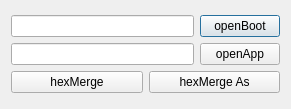
<?xml version="1.0" encoding="UTF-8"?>
<ui version="4.0">
 <class>Dialog</class>
 <widget class="QDialog" name="Dialog">
  <property name="geometry">
   <rect>
    <x>0</x>
    <y>0</y>
    <width>291</width>
    <height>109</height>
   </rect>
  </property>
  <property name="windowTitle">
   <string>Dialog</string>
  </property>
  <layout class="QVBoxLayout" name="verticalLayout">
   <item>
    <layout class="QGridLayout" name="gridLayout_2">
     <item row="0" column="0" colspan="2">
      <layout class="QGridLayout" name="gridLayout">
       <item row="0" column="0">
        <widget class="QLineEdit" name="lineEditBoot"/>
       </item>
       <item row="0" column="1">
        <widget class="QPushButton" name="openBoot">
         <property name="text">
          <string>openBoot</string>
         </property>
        </widget>
       </item>
       <item row="1" column="0">
        <widget class="QLineEdit" name="lineEditApp"/>
       </item>
       <item row="1" column="1">
        <widget class="QPushButton" name="openApp">
         <property name="text">
          <string>openApp</string>
         </property>
        </widget>
       </item>
      </layout>
     </item>
     <item row="1" column="0">
      <widget class="QPushButton" name="hexMerge">
       <property name="text">
        <string>hexMerge</string>
       </property>
      </widget>
     </item>
     <item row="1" column="1">
      <widget class="QPushButton" name="hexMergeAs">
       <property name="text">
        <string>hexMerge As</string>
       </property>
      </widget>
     </item>
    </layout>
   </item>
  </layout>
 </widget>
 <layoutdefault spacing="6" margin="11"/>
 <resources/>
 <connections/>
</ui>
